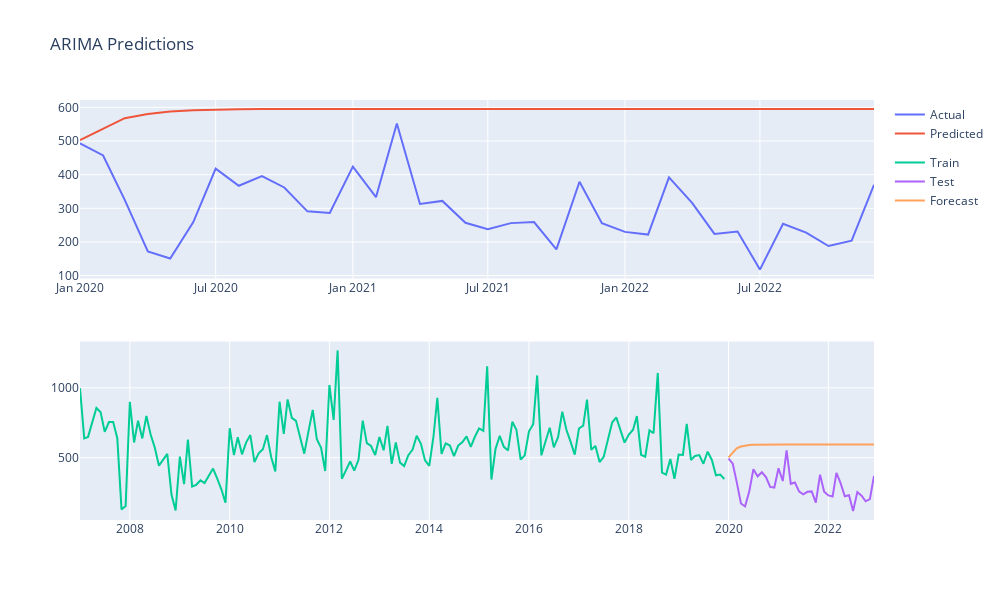

Source (notebook cell):
### Code cell
model_name='ARIMA'

# Predict
predictions = model.predict(n_periods=test.shape[0], dynamic=False, typ='levels')

# Forecast accuracy
forecast_accuracy(model_name, test[dep_var], predictions, True, True)
